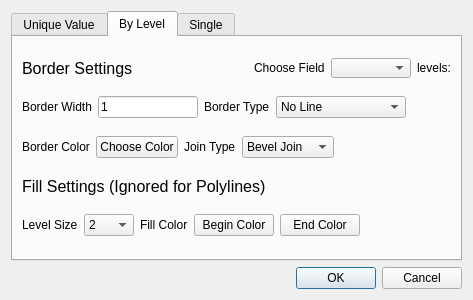
<?xml version="1.0" encoding="UTF-8"?>
<ui version="4.0">
 <class>Symbology</class>
 <widget class="QWidget" name="Symbology">
  <property name="geometry">
   <rect>
    <x>0</x>
    <y>0</y>
    <width>473</width>
    <height>300</height>
   </rect>
  </property>
  <property name="minimumSize">
   <size>
    <width>400</width>
    <height>300</height>
   </size>
  </property>
  <property name="windowTitle">
   <string>Symbology</string>
  </property>
  <property name="locale">
   <locale language="English" country="UnitedStates"/>
  </property>
  <layout class="QVBoxLayout" name="verticalLayout">
   <item>
    <widget class="QTabWidget" name="tabWidget">
     <property name="currentIndex">
      <number>1</number>
     </property>
     <widget class="QWidget" name="uniqueValue0">
      <attribute name="title">
       <string>Unique Value</string>
      </attribute>
      <layout class="QVBoxLayout" name="verticalLayout_2">
       <item>
        <layout class="QHBoxLayout" name="horizontalLayout">
         <item>
          <widget class="QLabel" name="label_12">
           <property name="maximumSize">
            <size>
             <width>16777215</width>
             <height>20</height>
            </size>
           </property>
           <property name="font">
            <font>
             <pointsize>12</pointsize>
            </font>
           </property>
           <property name="text">
            <string>Border Settings</string>
           </property>
          </widget>
         </item>
         <item>
          <spacer name="horizontalSpacer">
           <property name="orientation">
            <enum>Qt::Horizontal</enum>
           </property>
           <property name="sizeHint" stdset="0">
            <size>
             <width>40</width>
             <height>20</height>
            </size>
           </property>
          </spacer>
         </item>
         <item>
          <widget class="QLabel" name="label">
           <property name="maximumSize">
            <size>
             <width>16777215</width>
             <height>20</height>
            </size>
           </property>
           <property name="text">
            <string>Choose Field</string>
           </property>
          </widget>
         </item>
         <item>
          <widget class="QComboBox" name="fieldsComboBox_0">
           <property name="minimumSize">
            <size>
             <width>80</width>
             <height>0</height>
            </size>
           </property>
           <property name="maximumSize">
            <size>
             <width>16777215</width>
             <height>20</height>
            </size>
           </property>
          </widget>
         </item>
         <item>
          <widget class="QLabel" name="levelNumberLabel_0">
           <property name="maximumSize">
            <size>
             <width>16777215</width>
             <height>20</height>
            </size>
           </property>
           <property name="text">
            <string>levels:</string>
           </property>
          </widget>
         </item>
        </layout>
       </item>
       <item>
        <layout class="QHBoxLayout" name="horizontalLayout_11">
         <item>
          <widget class="QLabel" name="label_18">
           <property name="text">
            <string>Border Width</string>
           </property>
          </widget>
         </item>
         <item>
          <widget class="QLineEdit" name="borderWidth_0">
           <property name="maximumSize">
            <size>
             <width>100</width>
             <height>16777215</height>
            </size>
           </property>
           <property name="text">
            <string>1</string>
           </property>
          </widget>
         </item>
         <item>
          <widget class="QLabel" name="label_19">
           <property name="text">
            <string>Border Type</string>
           </property>
          </widget>
         </item>
         <item>
          <widget class="QComboBox" name="borderTypeCombo_0">
           <item>
            <property name="text">
             <string>No Line</string>
            </property>
           </item>
           <item>
            <property name="text">
             <string>Solid Line</string>
            </property>
           </item>
           <item>
            <property name="text">
             <string>Dash Line</string>
            </property>
           </item>
           <item>
            <property name="text">
             <string>Dot Line</string>
            </property>
           </item>
           <item>
            <property name="text">
             <string>Dash Dot Line</string>
            </property>
           </item>
           <item>
            <property name="text">
             <string>Dash Dot Dot Line</string>
            </property>
           </item>
          </widget>
         </item>
         <item>
          <spacer name="horizontalSpacer_8">
           <property name="orientation">
            <enum>Qt::Horizontal</enum>
           </property>
           <property name="sizeHint" stdset="0">
            <size>
             <width>40</width>
             <height>20</height>
            </size>
           </property>
          </spacer>
         </item>
        </layout>
       </item>
       <item>
        <layout class="QHBoxLayout" name="horizontalLayout_7">
         <item>
          <widget class="QLabel" name="label_20">
           <property name="text">
            <string>Border Color</string>
           </property>
          </widget>
         </item>
         <item>
          <widget class="QPushButton" name="borderColor_0">
           <property name="text">
            <string>Choose Color</string>
           </property>
          </widget>
         </item>
         <item>
          <widget class="QLabel" name="label_21">
           <property name="text">
            <string>Join Type</string>
           </property>
          </widget>
         </item>
         <item>
          <widget class="QComboBox" name="borderJoinCombo_0">
           <item>
            <property name="text">
             <string>Bevel Join</string>
            </property>
           </item>
           <item>
            <property name="text">
             <string>Miter Join</string>
            </property>
           </item>
           <item>
            <property name="text">
             <string>Round Join</string>
            </property>
           </item>
          </widget>
         </item>
         <item>
          <spacer name="horizontalSpacer_9">
           <property name="orientation">
            <enum>Qt::Horizontal</enum>
           </property>
           <property name="sizeHint" stdset="0">
            <size>
             <width>40</width>
             <height>20</height>
            </size>
           </property>
          </spacer>
         </item>
        </layout>
       </item>
       <item>
        <widget class="QLabel" name="label_14">
         <property name="maximumSize">
          <size>
           <width>16777215</width>
           <height>20</height>
          </size>
         </property>
         <property name="font">
          <font>
           <pointsize>12</pointsize>
          </font>
         </property>
         <property name="text">
          <string>Fill Settings (Ignored for Polylines)</string>
         </property>
        </widget>
       </item>
       <item>
        <layout class="QHBoxLayout" name="horizontalLayout_2">
         <item>
          <widget class="QLabel" name="label_3">
           <property name="text">
            <string>Fill Color</string>
           </property>
          </widget>
         </item>
         <item>
          <widget class="QPushButton" name="beginColor_1">
           <property name="text">
            <string>Begin Color</string>
           </property>
          </widget>
         </item>
         <item>
          <widget class="QPushButton" name="endColor_2">
           <property name="text">
            <string>End Color</string>
           </property>
          </widget>
         </item>
         <item>
          <spacer name="horizontalSpacer_3">
           <property name="orientation">
            <enum>Qt::Horizontal</enum>
           </property>
           <property name="sizeHint" stdset="0">
            <size>
             <width>40</width>
             <height>20</height>
            </size>
           </property>
          </spacer>
         </item>
        </layout>
       </item>
      </layout>
     </widget>
     <widget class="QWidget" name="byLevel1">
      <attribute name="title">
       <string>By Level</string>
      </attribute>
      <layout class="QVBoxLayout" name="verticalLayout_3">
       <item>
        <layout class="QHBoxLayout" name="horizontalLayout_3">
         <item>
          <widget class="QLabel" name="label_25">
           <property name="maximumSize">
            <size>
             <width>16777215</width>
             <height>20</height>
            </size>
           </property>
           <property name="font">
            <font>
             <pointsize>12</pointsize>
            </font>
           </property>
           <property name="text">
            <string>Border Settings</string>
           </property>
          </widget>
         </item>
         <item>
          <spacer name="horizontalSpacer_2">
           <property name="orientation">
            <enum>Qt::Horizontal</enum>
           </property>
           <property name="sizeHint" stdset="0">
            <size>
             <width>40</width>
             <height>20</height>
            </size>
           </property>
          </spacer>
         </item>
         <item>
          <widget class="QLabel" name="label_2">
           <property name="maximumSize">
            <size>
             <width>16777215</width>
             <height>20</height>
            </size>
           </property>
           <property name="text">
            <string>Choose Field</string>
           </property>
          </widget>
         </item>
         <item>
          <widget class="QComboBox" name="fieldsComboBox_1">
           <property name="minimumSize">
            <size>
             <width>80</width>
             <height>0</height>
            </size>
           </property>
           <property name="maximumSize">
            <size>
             <width>16777215</width>
             <height>20</height>
            </size>
           </property>
          </widget>
         </item>
         <item>
          <widget class="QLabel" name="levelNumberLabel_1">
           <property name="maximumSize">
            <size>
             <width>16777215</width>
             <height>20</height>
            </size>
           </property>
           <property name="text">
            <string>levels:</string>
           </property>
          </widget>
         </item>
        </layout>
       </item>
       <item>
        <layout class="QHBoxLayout" name="horizontalLayout_12">
         <item>
          <widget class="QLabel" name="label_16">
           <property name="text">
            <string>Border Width</string>
           </property>
          </widget>
         </item>
         <item>
          <widget class="QLineEdit" name="borderWidth_1">
           <property name="minimumSize">
            <size>
             <width>100</width>
             <height>0</height>
            </size>
           </property>
           <property name="maximumSize">
            <size>
             <width>100</width>
             <height>16777215</height>
            </size>
           </property>
           <property name="text">
            <string>1</string>
           </property>
          </widget>
         </item>
         <item>
          <widget class="QLabel" name="label_17">
           <property name="text">
            <string>Border Type</string>
           </property>
          </widget>
         </item>
         <item>
          <widget class="QComboBox" name="borderTypeCombo_1">
           <item>
            <property name="text">
             <string>No Line</string>
            </property>
           </item>
           <item>
            <property name="text">
             <string>Solid Line</string>
            </property>
           </item>
           <item>
            <property name="text">
             <string>Dash Line</string>
            </property>
           </item>
           <item>
            <property name="text">
             <string>Dot Line</string>
            </property>
           </item>
           <item>
            <property name="text">
             <string>Dash Dot Line</string>
            </property>
           </item>
           <item>
            <property name="text">
             <string>Dash Dot Dot Line</string>
            </property>
           </item>
          </widget>
         </item>
         <item>
          <spacer name="horizontalSpacer_5">
           <property name="orientation">
            <enum>Qt::Horizontal</enum>
           </property>
           <property name="sizeHint" stdset="0">
            <size>
             <width>40</width>
             <height>20</height>
            </size>
           </property>
          </spacer>
         </item>
        </layout>
       </item>
       <item>
        <layout class="QHBoxLayout" name="horizontalLayout_5">
         <item>
          <widget class="QLabel" name="label_22">
           <property name="text">
            <string>Border Color</string>
           </property>
          </widget>
         </item>
         <item>
          <widget class="QPushButton" name="borderColor_1">
           <property name="text">
            <string>Choose Color</string>
           </property>
          </widget>
         </item>
         <item>
          <widget class="QLabel" name="label_23">
           <property name="text">
            <string>Join Type</string>
           </property>
          </widget>
         </item>
         <item>
          <widget class="QComboBox" name="borderJoinCombo_1">
           <item>
            <property name="text">
             <string>Bevel Join</string>
            </property>
           </item>
           <item>
            <property name="text">
             <string>Miter Join</string>
            </property>
           </item>
           <item>
            <property name="text">
             <string>Round Join</string>
            </property>
           </item>
          </widget>
         </item>
         <item>
          <spacer name="horizontalSpacer_10">
           <property name="orientation">
            <enum>Qt::Horizontal</enum>
           </property>
           <property name="sizeHint" stdset="0">
            <size>
             <width>40</width>
             <height>20</height>
            </size>
           </property>
          </spacer>
         </item>
        </layout>
       </item>
       <item>
        <widget class="QLabel" name="label_13">
         <property name="maximumSize">
          <size>
           <width>16777215</width>
           <height>20</height>
          </size>
         </property>
         <property name="font">
          <font>
           <pointsize>12</pointsize>
          </font>
         </property>
         <property name="text">
          <string>Fill Settings (Ignored for Polylines)</string>
         </property>
        </widget>
       </item>
       <item>
        <layout class="QHBoxLayout" name="horizontalLayout_13">
         <item>
          <widget class="QLabel" name="label_5">
           <property name="text">
            <string>Level Size</string>
           </property>
          </widget>
         </item>
         <item>
          <widget class="QComboBox" name="blLevelCombo">
           <property name="minimumSize">
            <size>
             <width>50</width>
             <height>0</height>
            </size>
           </property>
           <item>
            <property name="text">
             <string>2</string>
            </property>
           </item>
           <item>
            <property name="text">
             <string>3</string>
            </property>
           </item>
           <item>
            <property name="text">
             <string>4</string>
            </property>
           </item>
           <item>
            <property name="text">
             <string>5</string>
            </property>
           </item>
           <item>
            <property name="text">
             <string>6</string>
            </property>
           </item>
           <item>
            <property name="text">
             <string>7</string>
            </property>
           </item>
           <item>
            <property name="text">
             <string>8</string>
            </property>
           </item>
           <item>
            <property name="text">
             <string>9</string>
            </property>
           </item>
           <item>
            <property name="text">
             <string>10</string>
            </property>
           </item>
           <item>
            <property name="text">
             <string>11</string>
            </property>
           </item>
           <item>
            <property name="text">
             <string>12</string>
            </property>
           </item>
           <item>
            <property name="text">
             <string>13</string>
            </property>
           </item>
           <item>
            <property name="text">
             <string>14</string>
            </property>
           </item>
           <item>
            <property name="text">
             <string>15</string>
            </property>
           </item>
           <item>
            <property name="text">
             <string>16</string>
            </property>
           </item>
          </widget>
         </item>
         <item>
          <widget class="QLabel" name="label_24">
           <property name="text">
            <string>Fill Color</string>
           </property>
          </widget>
         </item>
         <item>
          <widget class="QPushButton" name="beginColor_2">
           <property name="styleSheet">
            <string notr="true"/>
           </property>
           <property name="text">
            <string>Begin Color</string>
           </property>
          </widget>
         </item>
         <item>
          <widget class="QPushButton" name="endColor_1">
           <property name="text">
            <string>End Color</string>
           </property>
          </widget>
         </item>
         <item>
          <spacer name="horizontalSpacer_11">
           <property name="orientation">
            <enum>Qt::Horizontal</enum>
           </property>
           <property name="sizeHint" stdset="0">
            <size>
             <width>40</width>
             <height>20</height>
            </size>
           </property>
          </spacer>
         </item>
        </layout>
       </item>
      </layout>
     </widget>
     <widget class="QWidget" name="singleValue2">
      <attribute name="title">
       <string>Single</string>
      </attribute>
      <layout class="QVBoxLayout" name="verticalLayout_5">
       <item>
        <widget class="QLabel" name="label_4">
         <property name="maximumSize">
          <size>
           <width>16777215</width>
           <height>20</height>
          </size>
         </property>
         <property name="font">
          <font>
           <pointsize>12</pointsize>
          </font>
         </property>
         <property name="text">
          <string>Border Settings</string>
         </property>
        </widget>
       </item>
       <item>
        <layout class="QHBoxLayout" name="horizontalLayout_9">
         <item>
          <widget class="QLabel" name="label_6">
           <property name="text">
            <string>Border Width</string>
           </property>
          </widget>
         </item>
         <item>
          <widget class="QLineEdit" name="borderWidth_2">
           <property name="maximumSize">
            <size>
             <width>100</width>
             <height>16777215</height>
            </size>
           </property>
           <property name="text">
            <string>1</string>
           </property>
          </widget>
         </item>
         <item>
          <widget class="QLabel" name="label_9">
           <property name="text">
            <string>Border Type</string>
           </property>
          </widget>
         </item>
         <item>
          <widget class="QComboBox" name="borderTypeCombo_2">
           <item>
            <property name="text">
             <string>No Line</string>
            </property>
           </item>
           <item>
            <property name="text">
             <string>Solid Line</string>
            </property>
           </item>
           <item>
            <property name="text">
             <string>Dash Line</string>
            </property>
           </item>
           <item>
            <property name="text">
             <string>Dot Line</string>
            </property>
           </item>
           <item>
            <property name="text">
             <string>Dash Dot Line</string>
            </property>
           </item>
           <item>
            <property name="text">
             <string>Dash Dot Dot Line</string>
            </property>
           </item>
          </widget>
         </item>
         <item>
          <spacer name="horizontalSpacer_4">
           <property name="orientation">
            <enum>Qt::Horizontal</enum>
           </property>
           <property name="sizeHint" stdset="0">
            <size>
             <width>40</width>
             <height>20</height>
            </size>
           </property>
          </spacer>
         </item>
        </layout>
       </item>
       <item>
        <layout class="QHBoxLayout" name="horizontalLayout_4">
         <item>
          <widget class="QLabel" name="label_7">
           <property name="text">
            <string>Border Color</string>
           </property>
          </widget>
         </item>
         <item>
          <widget class="QPushButton" name="borderColor_2">
           <property name="text">
            <string>Choose Color</string>
           </property>
          </widget>
         </item>
         <item>
          <widget class="QLabel" name="label_15">
           <property name="text">
            <string>Join Type</string>
           </property>
          </widget>
         </item>
         <item>
          <widget class="QComboBox" name="borderJoinCombo_2">
           <item>
            <property name="text">
             <string>Bevel Join</string>
            </property>
           </item>
           <item>
            <property name="text">
             <string>Miter Join</string>
            </property>
           </item>
           <item>
            <property name="text">
             <string>Round Join</string>
            </property>
           </item>
          </widget>
         </item>
         <item>
          <spacer name="horizontalSpacer_6">
           <property name="orientation">
            <enum>Qt::Horizontal</enum>
           </property>
           <property name="sizeHint" stdset="0">
            <size>
             <width>40</width>
             <height>20</height>
            </size>
           </property>
          </spacer>
         </item>
        </layout>
       </item>
       <item>
        <widget class="QLabel" name="label_10">
         <property name="maximumSize">
          <size>
           <width>16777215</width>
           <height>20</height>
          </size>
         </property>
         <property name="font">
          <font>
           <pointsize>12</pointsize>
          </font>
         </property>
         <property name="text">
          <string>Fill Settings (Ignored for Polylines)</string>
         </property>
        </widget>
       </item>
       <item>
        <layout class="QHBoxLayout" name="horizontalLayout_10">
         <item>
          <widget class="QLabel" name="label_8">
           <property name="text">
            <string>Fill Color</string>
           </property>
          </widget>
         </item>
         <item>
          <widget class="QPushButton" name="singleColor">
           <property name="text">
            <string>Choose Color</string>
           </property>
          </widget>
         </item>
         <item>
          <spacer name="horizontalSpacer_7">
           <property name="orientation">
            <enum>Qt::Horizontal</enum>
           </property>
           <property name="sizeHint" stdset="0">
            <size>
             <width>40</width>
             <height>20</height>
            </size>
           </property>
          </spacer>
         </item>
        </layout>
       </item>
      </layout>
     </widget>
    </widget>
   </item>
   <item>
    <widget class="QDialogButtonBox" name="buttonBox">
     <property name="standardButtons">
      <set>QDialogButtonBox::Cancel|QDialogButtonBox::Ok</set>
     </property>
    </widget>
   </item>
  </layout>
 </widget>
 <resources/>
 <connections>
  <connection>
   <sender>beginColor_1</sender>
   <signal>clicked()</signal>
   <receiver>Symbology</receiver>
   <slot>set_begin_color()</slot>
   <hints>
    <hint type="sourcelabel">
     <x>115</x>
     <y>223</y>
    </hint>
    <hint type="destinationlabel">
     <x>236</x>
     <y>149</y>
    </hint>
   </hints>
  </connection>
  <connection>
   <sender>beginColor_2</sender>
   <signal>clicked()</signal>
   <receiver>Symbology</receiver>
   <slot>set_begin_color()</slot>
   <hints>
    <hint type="sourcelabel">
     <x>290</x>
     <y>244</y>
    </hint>
    <hint type="destinationlabel">
     <x>236</x>
     <y>149</y>
    </hint>
   </hints>
  </connection>
  <connection>
   <sender>endColor_1</sender>
   <signal>clicked()</signal>
   <receiver>Symbology</receiver>
   <slot>set_end_color()</slot>
   <hints>
    <hint type="sourcelabel">
     <x>315</x>
     <y>223</y>
    </hint>
    <hint type="destinationlabel">
     <x>236</x>
     <y>149</y>
    </hint>
   </hints>
  </connection>
  <connection>
   <sender>endColor_2</sender>
   <signal>clicked()</signal>
   <receiver>Symbology</receiver>
   <slot>set_end_color()</slot>
   <hints>
    <hint type="sourcelabel">
     <x>197</x>
     <y>223</y>
    </hint>
    <hint type="destinationlabel">
     <x>236</x>
     <y>149</y>
    </hint>
   </hints>
  </connection>
  <connection>
   <sender>singleColor</sender>
   <signal>clicked()</signal>
   <receiver>Symbology</receiver>
   <slot>set_single_color()</slot>
   <hints>
    <hint type="sourcelabel">
     <x>120</x>
     <y>223</y>
    </hint>
    <hint type="destinationlabel">
     <x>236</x>
     <y>149</y>
    </hint>
   </hints>
  </connection>
  <connection>
   <sender>borderWidth_2</sender>
   <signal>textEdited(QString)</signal>
   <receiver>Symbology</receiver>
   <slot>set_border_width()</slot>
   <hints>
    <hint type="sourcelabel">
     <x>159</x>
     <y>90</y>
    </hint>
    <hint type="destinationlabel">
     <x>236</x>
     <y>149</y>
    </hint>
   </hints>
  </connection>
  <connection>
   <sender>borderWidth_1</sender>
   <signal>textEdited(QString)</signal>
   <receiver>Symbology</receiver>
   <slot>set_border_width()</slot>
   <hints>
    <hint type="sourcelabel">
     <x>159</x>
     <y>90</y>
    </hint>
    <hint type="destinationlabel">
     <x>236</x>
     <y>149</y>
    </hint>
   </hints>
  </connection>
  <connection>
   <sender>borderWidth_0</sender>
   <signal>textEdited(QString)</signal>
   <receiver>Symbology</receiver>
   <slot>set_border_width()</slot>
   <hints>
    <hint type="sourcelabel">
     <x>159</x>
     <y>90</y>
    </hint>
    <hint type="destinationlabel">
     <x>236</x>
     <y>149</y>
    </hint>
   </hints>
  </connection>
  <connection>
   <sender>borderTypeCombo_0</sender>
   <signal>currentIndexChanged(int)</signal>
   <receiver>Symbology</receiver>
   <slot>set_border_type()</slot>
   <hints>
    <hint type="sourcelabel">
     <x>360</x>
     <y>91</y>
    </hint>
    <hint type="destinationlabel">
     <x>236</x>
     <y>149</y>
    </hint>
   </hints>
  </connection>
  <connection>
   <sender>borderTypeCombo_1</sender>
   <signal>currentIndexChanged(int)</signal>
   <receiver>Symbology</receiver>
   <slot>set_border_type()</slot>
   <hints>
    <hint type="sourcelabel">
     <x>360</x>
     <y>91</y>
    </hint>
    <hint type="destinationlabel">
     <x>236</x>
     <y>149</y>
    </hint>
   </hints>
  </connection>
  <connection>
   <sender>borderTypeCombo_2</sender>
   <signal>currentIndexChanged(int)</signal>
   <receiver>Symbology</receiver>
   <slot>set_border_type()</slot>
   <hints>
    <hint type="sourcelabel">
     <x>360</x>
     <y>91</y>
    </hint>
    <hint type="destinationlabel">
     <x>236</x>
     <y>149</y>
    </hint>
   </hints>
  </connection>
  <connection>
   <sender>borderColor_0</sender>
   <signal>clicked()</signal>
   <receiver>Symbology</receiver>
   <slot>set_border_color()</slot>
   <hints>
    <hint type="sourcelabel">
     <x>143</x>
     <y>144</y>
    </hint>
    <hint type="destinationlabel">
     <x>236</x>
     <y>149</y>
    </hint>
   </hints>
  </connection>
  <connection>
   <sender>borderColor_2</sender>
   <signal>clicked()</signal>
   <receiver>Symbology</receiver>
   <slot>set_border_color()</slot>
   <hints>
    <hint type="sourcelabel">
     <x>143</x>
     <y>144</y>
    </hint>
    <hint type="destinationlabel">
     <x>236</x>
     <y>149</y>
    </hint>
   </hints>
  </connection>
  <connection>
   <sender>borderColor_1</sender>
   <signal>clicked()</signal>
   <receiver>Symbology</receiver>
   <slot>set_border_color()</slot>
   <hints>
    <hint type="sourcelabel">
     <x>143</x>
     <y>144</y>
    </hint>
    <hint type="destinationlabel">
     <x>236</x>
     <y>149</y>
    </hint>
   </hints>
  </connection>
  <connection>
   <sender>borderJoinCombo_2</sender>
   <signal>currentIndexChanged(int)</signal>
   <receiver>Symbology</receiver>
   <slot>set_border_join()</slot>
   <hints>
    <hint type="sourcelabel">
     <x>286</x>
     <y>144</y>
    </hint>
    <hint type="destinationlabel">
     <x>236</x>
     <y>149</y>
    </hint>
   </hints>
  </connection>
  <connection>
   <sender>borderJoinCombo_0</sender>
   <signal>currentIndexChanged(int)</signal>
   <receiver>Symbology</receiver>
   <slot>set_border_join()</slot>
   <hints>
    <hint type="sourcelabel">
     <x>296</x>
     <y>144</y>
    </hint>
    <hint type="destinationlabel">
     <x>236</x>
     <y>149</y>
    </hint>
   </hints>
  </connection>
  <connection>
   <sender>borderJoinCombo_1</sender>
   <signal>currentIndexChanged(int)</signal>
   <receiver>Symbology</receiver>
   <slot>set_border_join()</slot>
   <hints>
    <hint type="sourcelabel">
     <x>296</x>
     <y>144</y>
    </hint>
    <hint type="destinationlabel">
     <x>236</x>
     <y>149</y>
    </hint>
   </hints>
  </connection>
  <connection>
   <sender>blLevelCombo</sender>
   <signal>currentIndexChanged(int)</signal>
   <receiver>Symbology</receiver>
   <slot>set_bl_level_size()</slot>
   <hints>
    <hint type="sourcelabel">
     <x>107</x>
     <y>224</y>
    </hint>
    <hint type="destinationlabel">
     <x>236</x>
     <y>149</y>
    </hint>
   </hints>
  </connection>
  <connection>
   <sender>buttonBox</sender>
   <signal>accepted()</signal>
   <receiver>Symbology</receiver>
   <slot>dialog_accept()</slot>
   <hints>
    <hint type="sourcelabel">
     <x>236</x>
     <y>278</y>
    </hint>
    <hint type="destinationlabel">
     <x>236</x>
     <y>149</y>
    </hint>
   </hints>
  </connection>
  <connection>
   <sender>buttonBox</sender>
   <signal>rejected()</signal>
   <receiver>Symbology</receiver>
   <slot>dialog_reject()</slot>
   <hints>
    <hint type="sourcelabel">
     <x>236</x>
     <y>278</y>
    </hint>
    <hint type="destinationlabel">
     <x>236</x>
     <y>149</y>
    </hint>
   </hints>
  </connection>
  <connection>
   <sender>fieldsComboBox_0</sender>
   <signal>currentIndexChanged(int)</signal>
   <receiver>Symbology</receiver>
   <slot>field_id_changed()</slot>
   <hints>
    <hint type="sourcelabel">
     <x>375</x>
     <y>62</y>
    </hint>
    <hint type="destinationlabel">
     <x>236</x>
     <y>149</y>
    </hint>
   </hints>
  </connection>
  <connection>
   <sender>fieldsComboBox_1</sender>
   <signal>currentIndexChanged(int)</signal>
   <receiver>Symbology</receiver>
   <slot>field_id_changed()</slot>
   <hints>
    <hint type="sourcelabel">
     <x>375</x>
     <y>61</y>
    </hint>
    <hint type="destinationlabel">
     <x>236</x>
     <y>149</y>
    </hint>
   </hints>
  </connection>
 </connections>
 <slots>
  <slot>set_border_width()</slot>
  <slot>set_border_type()</slot>
  <slot>set_border_color()</slot>
  <slot>set_border_join()</slot>
  <slot>set_begin_color()</slot>
  <slot>set_end_color()</slot>
  <slot>set_bl_level_size()</slot>
  <slot>set_single_color()</slot>
  <slot>dialog_accept()</slot>
  <slot>dialog_reject()</slot>
  <slot>index_changed()</slot>
  <slot>field_id_changed()</slot>
 </slots>
</ui>
